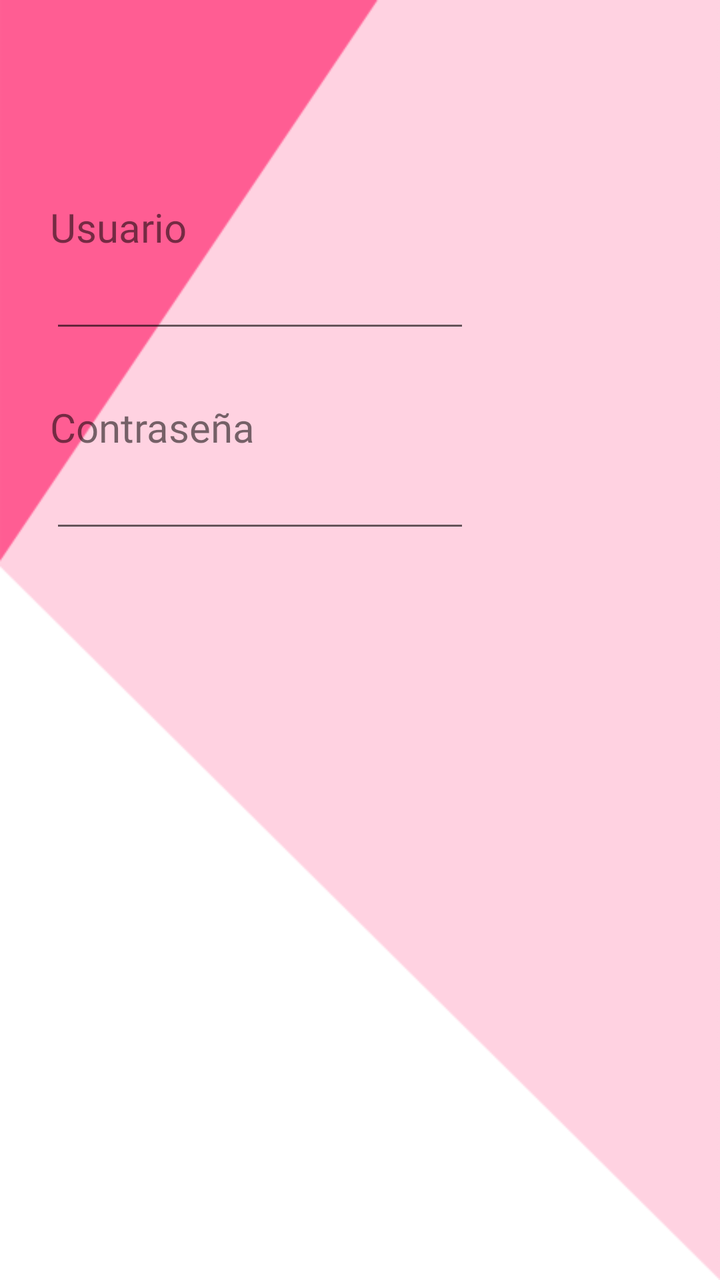
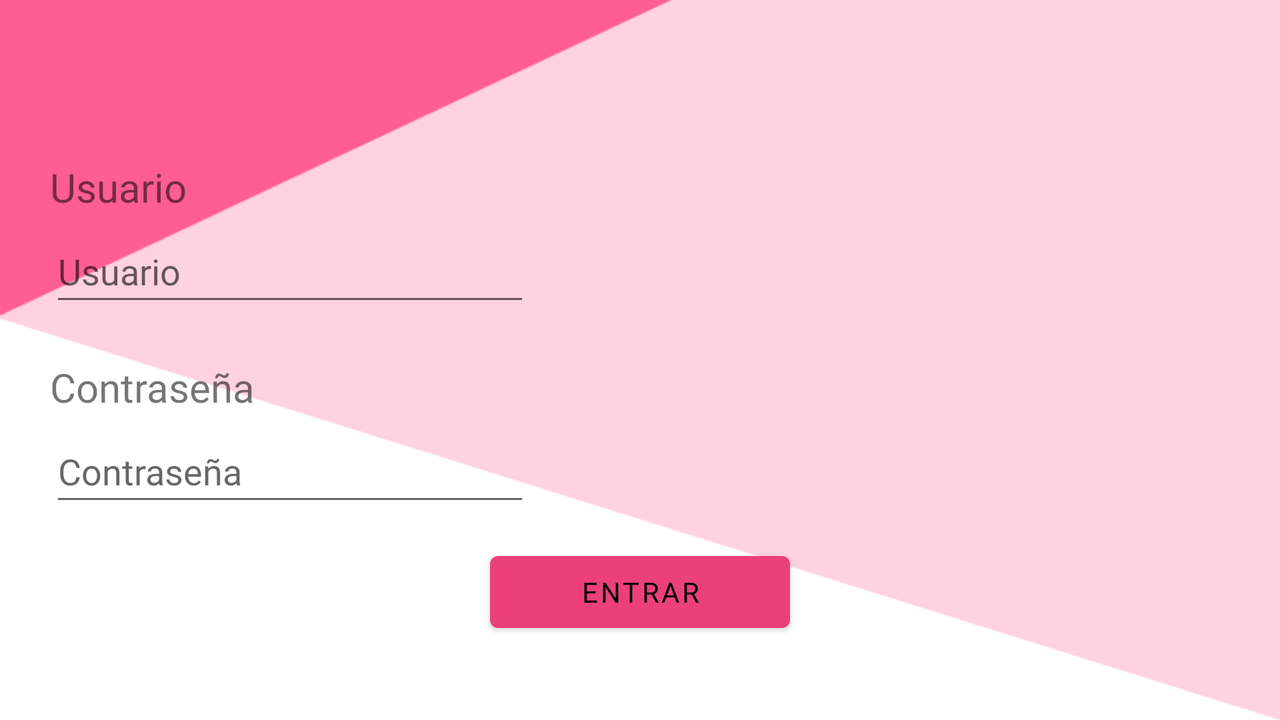

First picture: res/layout/ on a phone held upright. Second picture: the repository's own variant of that layout, on a device whose configuration matches the variant's folder. Source for both follows.
<!-- AndroidManifest.xml: application theme Theme.BrainMaster -->
<!-- res/layout/activity_login.xml -->
<?xml version="1.0" encoding="utf-8"?>
<androidx.constraintlayout.widget.ConstraintLayout xmlns:android="http://schemas.android.com/apk/res/android"
    xmlns:app="http://schemas.android.com/apk/res-auto"
    xmlns:tools="http://schemas.android.com/tools"
    android:layout_width="match_parent"
    android:layout_height="match_parent"
    tools:context=".Login">

    <TextView
        android:id="@+id/usuarioText"
        android:layout_width="wrap_content"
        android:layout_height="wrap_content"
        android:layout_marginStart="25dp"
        android:layout_marginTop="100dp"
        android:text="@string/usuario"
        android:textSize="20sp"
        app:layout_constraintStart_toStartOf="parent"
        app:layout_constraintTop_toTopOf="parent" />

    <EditText
        android:id="@+id/usuarioEdit"
        android:layout_width="wrap_content"
        android:layout_height="wrap_content"
        android:layout_marginStart="25dp"
        android:layout_marginTop="130dp"
        android:ems="10"
        android:inputType="textPersonName"
        app:layout_constraintStart_toStartOf="parent"
        app:layout_constraintTop_toTopOf="parent" />

    <TextView
        android:id="@+id/contraText"
        android:layout_width="wrap_content"
        android:layout_height="wrap_content"
        android:layout_marginStart="25dp"
        android:layout_marginTop="200dp"
        android:text="@string/contraseña"
        android:textSize="20sp"
        app:layout_constraintStart_toStartOf="parent"
        app:layout_constraintTop_toTopOf="parent" />

    <EditText
        android:id="@+id/passwordEdit"
        android:layout_width="wrap_content"
        android:layout_height="wrap_content"
        android:layout_marginStart="25dp"
        android:layout_marginTop="230dp"
        android:ems="10"
        android:inputType="textPassword"
        app:layout_constraintStart_toStartOf="parent"
        app:layout_constraintTop_toTopOf="parent" />

</androidx.constraintlayout.widget.ConstraintLayout>
<!-- resources referenced by this layout -->
<resources>
  <string name="usuario">Usuario</string>
  <style name="Theme.BrainMaster" parent="Theme.MaterialComponents.DayNight">
          
          <item name="colorPrimary">@color/rosa2</item>
          <item name="colorPrimaryVariant">@color/rosa1</item>
          <item name="colorOnPrimary">@color/black</item>
          
          <item name="colorSecondary">@color/rosa3</item>
          <item name="colorSecondaryVariant">@color/rosa4</item>
          <item name="colorOnSecondary">@color/black</item>
          
          <item name="android:statusBarColor">@color/rosa2</item>
          
          <item name="android:windowBackground">@drawable/fondoclasico</item>
          
          <item name="android:fontFamily">@font/cuprum_bold</item>
      </style>
  <color name="rosa2">#FFEC407A</color>
  <color name="rosa1">#FFF48FB1</color>
  <color name="black">#FF000000</color>
  <color name="rosa3">#FFF8BBD0</color>
  <color name="rosa4">#FFF5B7B1</color>
  <!-- drawable fondoclasico: png bitmap (drawable, 8962 bytes) -->
</resources>
<!-- res/layout-land/activity_login.xml (the repository's variant of the layout above) -->
<!-- drawn on the phone turned sideways -->
<?xml version="1.0" encoding="utf-8"?>
<androidx.constraintlayout.widget.ConstraintLayout xmlns:android="http://schemas.android.com/apk/res/android"
    xmlns:app="http://schemas.android.com/apk/res-auto"
    xmlns:tools="http://schemas.android.com/tools"
    android:layout_width="match_parent"
    android:layout_height="match_parent">

    <TextView
        android:id="@+id/contraText"
        android:layout_width="wrap_content"
        android:layout_height="wrap_content"
        android:layout_marginStart="25dp"
        android:layout_marginTop="180dp"
        android:text="@string/contraseña"
        android:textSize="20sp"
        app:layout_constraintStart_toStartOf="parent"
        app:layout_constraintTop_toTopOf="parent" />

    <TextView
        android:id="@+id/usuarioText"
        android:layout_width="wrap_content"
        android:layout_height="wrap_content"
        android:layout_marginStart="25dp"
        android:layout_marginTop="80dp"
        android:text="@string/usuario"
        android:textSize="20sp"
        app:layout_constraintStart_toStartOf="parent"
        app:layout_constraintTop_toTopOf="parent" />

    <EditText
        android:id="@+id/usuarioEdit"
        android:layout_width="240dp"
        android:layout_height="48dp"
        android:layout_marginStart="25dp"
        android:layout_marginTop="110dp"
        android:ems="10"
        android:hint="@string/usuario"
        android:inputType="textPersonName"
        app:layout_constraintStart_toStartOf="parent"
        app:layout_constraintTop_toTopOf="parent" />

    <EditText
        android:id="@+id/passwordEdit"
        android:layout_width="240dp"
        android:layout_height="48dp"
        android:layout_marginStart="25dp"
        android:layout_marginTop="210dp"
        android:ems="10"
        android:hint="@string/contraseña"
        android:inputType="textPassword"
        app:layout_constraintStart_toStartOf="parent"
        app:layout_constraintTop_toTopOf="parent" />

    <Button
        android:id="@+id/btn_login"
        android:layout_width="150dp"
        android:layout_height="wrap_content"
        android:layout_marginBottom="40dp"
        android:text="@string/entrar"
        app:layout_constraintBottom_toBottomOf="parent"
        app:layout_constraintEnd_toEndOf="parent"
        app:layout_constraintStart_toStartOf="parent" />
</androidx.constraintlayout.widget.ConstraintLayout>
<!-- resources referenced by the variant -->
<!-- as the phone turned sideways resolves them -->
<resources>
  <string name="entrar">ENTRAR</string>
  <string name="usuario">Usuario</string>
  <style name="Theme.BrainMaster" parent="Theme.MaterialComponents.DayNight">
          
          <item name="colorPrimary">@color/rosa2</item>
          <item name="colorPrimaryVariant">@color/rosa1</item>
          <item name="colorOnPrimary">@color/black</item>
          
          <item name="colorSecondary">@color/rosa3</item>
          <item name="colorSecondaryVariant">@color/rosa4</item>
          <item name="colorOnSecondary">@color/black</item>
          
          <item name="android:statusBarColor">@color/rosa2</item>
          
          <item name="android:windowBackground">@drawable/fondoclasico</item>
          
          <item name="android:fontFamily">@font/cuprum_bold</item>
      </style>
  <color name="rosa2">#FFEC407A</color>
  <color name="rosa1">#FFF48FB1</color>
  <color name="black">#FF000000</color>
  <color name="rosa3">#FFF8BBD0</color>
  <color name="rosa4">#FFF5B7B1</color>
  <!-- drawable fondoclasico: png bitmap (drawable, 8962 bytes) -->
</resources>
